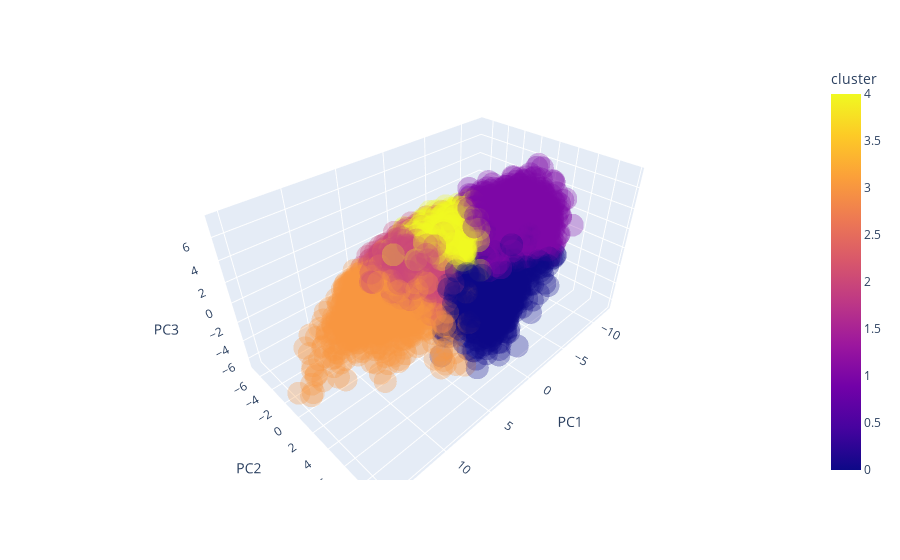

Notebook code for this chart:
### Code cell
# Interactive 3D Scatter Plot with Plotly
fig = px.scatter_3d(reduced_df, x='PC1', y='PC2', z='PC3', color='cluster', opacity=0.3)
fig.show()


import plotly.graph_objects as go

fig = go.Figure(data=[go.Scatter3d(x=reduced_df['PC1'], y=reduced_df['PC2'], z=reduced_df['PC3'],
                                   mode='markers', marker=dict(size=5, color=reduced_df['cluster'], opacity=0.3))])

fig.show()

### Figure 1 — Plotly figure (JSON) as saved in the notebook; plotly's stock layout.template omitted (floating-point values rounded to 4 significant figures; data arrays with more than 128 entries replaced by an {"elided": "..."} marker saying what was removed)
{"data": [{"hovertemplate": "PC1=%{x}<br>PC2=%{y}<br>PC3=%{z}<br>cluster=%{marker.color}<extra></extra>", "legendgroup": "", "marker": {"color": {"elided": "8088 int values"}, "coloraxis": "coloraxis", "opacity": 0.3, "symbol": "circle"}, "mode": "markers", "name": "", "scene": "scene", "showlegend": false, "type": "scatter3d", "x": {"elided": "8088 float values"}, "y": {"elided": "8088 float values"}, "z": {"elided": "8088 float values"}}], "layout": {"coloraxis": {"colorbar": {"title": {"text": "cluster"}}, "colorscale": [[0, "#0d0887"], [0.1111, "#46039f"], [0.2222, "#7201a8"], [0.3333, "#9c179e"], [0.4444, "#bd3786"], [0.5556, "#d8576b"], [0.6667, "#ed7953"], [0.7778, "#fb9f3a"], [0.8889, "#fdca26"], [1, "#f0f921"]]}, "legend": {"tracegroupgap": 0}, "margin": {"t": 60}, "scene": {"domain": {"x": [0, 1], "y": [0, 1]}, "xaxis": {"title": {"text": "PC1"}}, "yaxis": {"title": {"text": "PC2"}}, "zaxis": {"title": {"text": "PC3"}}}}}
